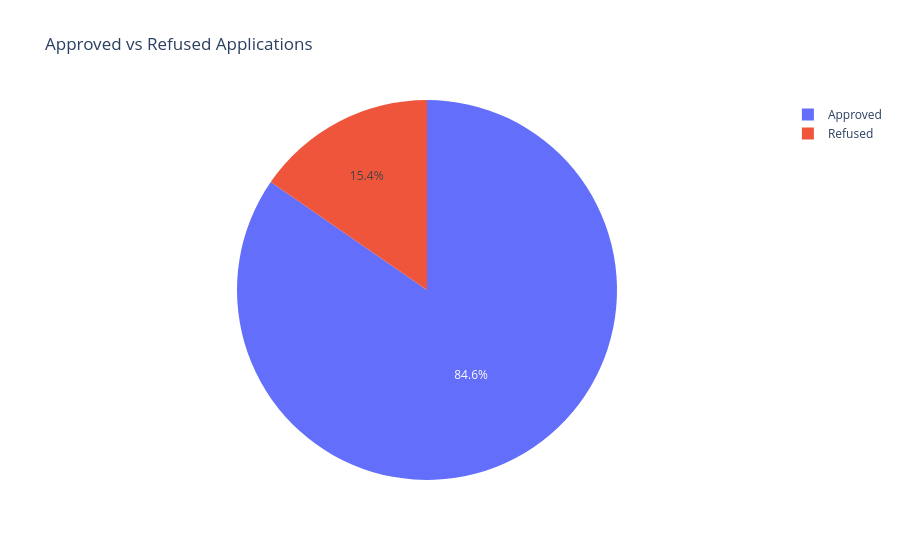

Notebook code cell kept with this figure:
### Markdown cell above
### Q1: What percentage of applications are refused?

### Code cell
# Aggregate first: plot 2 numbers, not 329K rows (keeps the notebook light)
status_counts = df_eda['NAME_CONTRACT_STATUS'].value_counts().reset_index()

px.pie(data_frame= status_counts, names= 'NAME_CONTRACT_STATUS', values= 'count',
       title= 'Approved vs Refused Applications')

### Figure 1 — Plotly figure (JSON) as saved in the notebook; plotly's stock layout.template omitted (floating-point values rounded to 4 significant figures)
{"data": [{"domain": {"x": [0, 1], "y": [0, 1]}, "hovertemplate": "NAME_CONTRACT_STATUS=%{label}<br>count=%{value}<extra></extra>", "labels": ["Approved", "Refused"], "legendgroup": "", "name": "", "showlegend": true, "type": "pie", "values": [278563, 50600]}], "layout": {"legend": {"tracegroupgap": 0}, "title": {"text": "Approved vs Refused Applications"}}}
